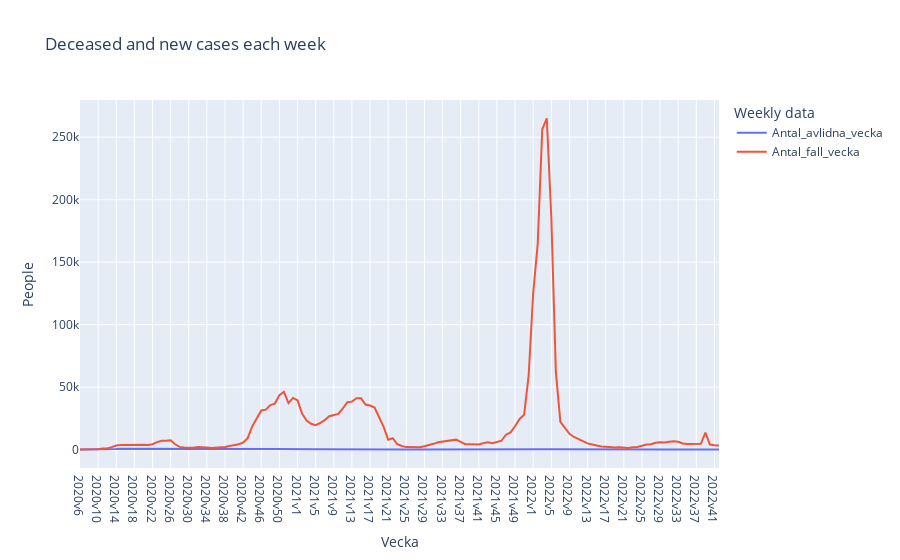

This figure's notebook cell:
### Code cell
fig_comparison = px.line(weekly_data, x = "Vecka", y = ["Antal_avlidna_vecka", "Antal_fall_vecka"], 
        hover_data= ["Kum_antal_avlidna", "Kum_antal_fall"], 
        labels = dict(value = "People", variable = 'Weekly data'),
        title = "Deceased and new cases each week")
fig_comparison.show()
fig_comparison.write_html("Avlidna samt nya fall mergade.html")

### Figure 1 — Plotly figure (JSON) as saved in the notebook; plotly's stock layout.template omitted (floating-point values rounded to 4 significant figures; data arrays with more than 128 entries replaced by an {"elided": "..."} marker saying what was removed)
{"data": [{"customdata": {"elided": "142x2 int values"}, "hovertemplate": "Weekly data=Antal_avlidna_vecka<br>Vecka=%{x}<br>People=%{y}<br>Kum_antal_avlidna=%{customdata[0]}<br>Kum_antal_fall=%{customdata[1]}<extra></extra>", "legendgroup": "Antal_avlidna_vecka", "line": {"color": "#636efa", "dash": "solid"}, "marker": {"symbol": "circle"}, "mode": "lines", "name": "Antal_avlidna_vecka", "orientation": "v", "showlegend": true, "type": "scatter", "x": {"elided": "142 str values"}, "xaxis": "x", "y": {"elided": "142 int values"}, "yaxis": "y"}, {"customdata": {"elided": "142x2 int values"}, "hovertemplate": "Weekly data=Antal_fall_vecka<br>Vecka=%{x}<br>People=%{y}<br>Kum_antal_avlidna=%{customdata[0]}<br>Kum_antal_fall=%{customdata[1]}<extra></extra>", "legendgroup": "Antal_fall_vecka", "line": {"color": "#EF553B", "dash": "solid"}, "marker": {"symbol": "circle"}, "mode": "lines", "name": "Antal_fall_vecka", "orientation": "v", "showlegend": true, "type": "scatter", "x": {"elided": "142 str values"}, "xaxis": "x", "y": {"elided": "142 int values"}, "yaxis": "y"}], "layout": {"legend": {"title": {"text": "Weekly data"}, "tracegroupgap": 0}, "title": {"text": "Deceased and new cases each week"}, "xaxis": {"anchor": "y", "domain": [0, 1], "title": {"text": "Vecka"}}, "yaxis": {"anchor": "x", "domain": [0, 1], "title": {"text": "People"}}}}
